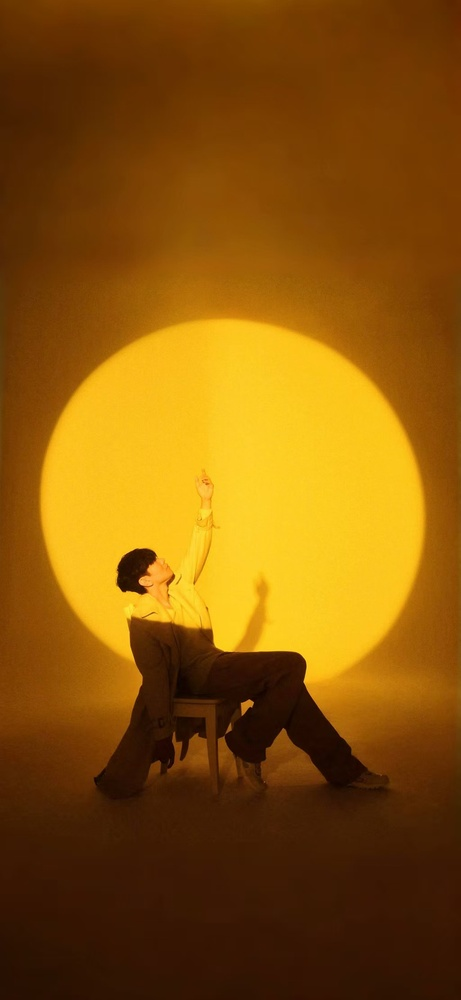
#> input picture photo.jpg, 461 x 1000 px, shrunk from 1024 x 2220 before the run
$ python threshold_image.py
#> lines starting #> are read from the running program, lines starting #| are printed output that depends on the picture; after the words box and inside, x2 and y2 are one past the last pixel; in counts of white or black regions, pixels touching at a corner belong together
import cv2
import matplotlib.pyplot as plt


INPUT_PATH = "photo.jpg"
OUTPUT_PATH = "threshold_photo.jpg"
THRESHOLD_VALUE = 128


def main():
    image = cv2.imread(INPUT_PATH)
#> image is the input picture: shape (1000, 461, 3); mean B, G, R 9.6, 85.5, 136.2

    if image is None:
        print(f"无法读取图片：{INPUT_PATH}")
        return

    gray_image = cv2.cvtColor(image, cv2.COLOR_BGR2GRAY)
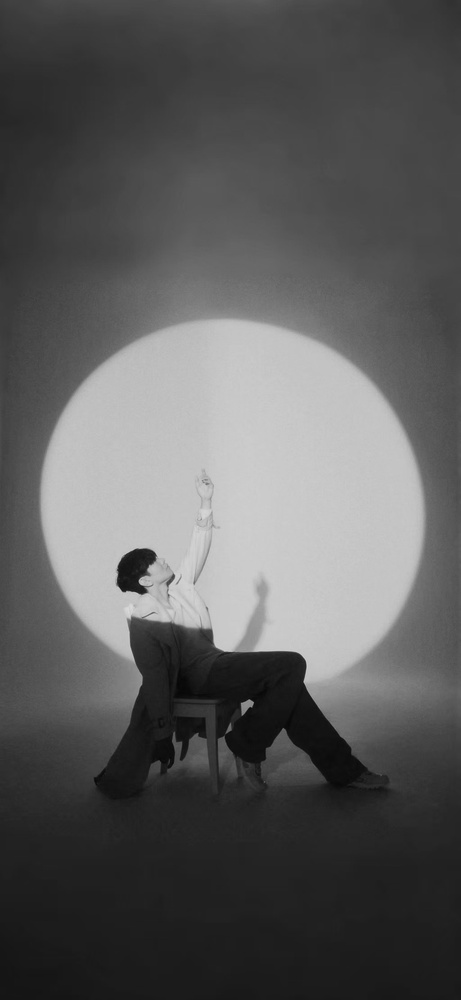
#> gray_image: shape (1000, 461); min 6, max 217, mean 92

    _, binary_image = cv2.threshold(
        gray_image,
        THRESHOLD_VALUE,
        255,
        cv2.THRESH_BINARY,
    )
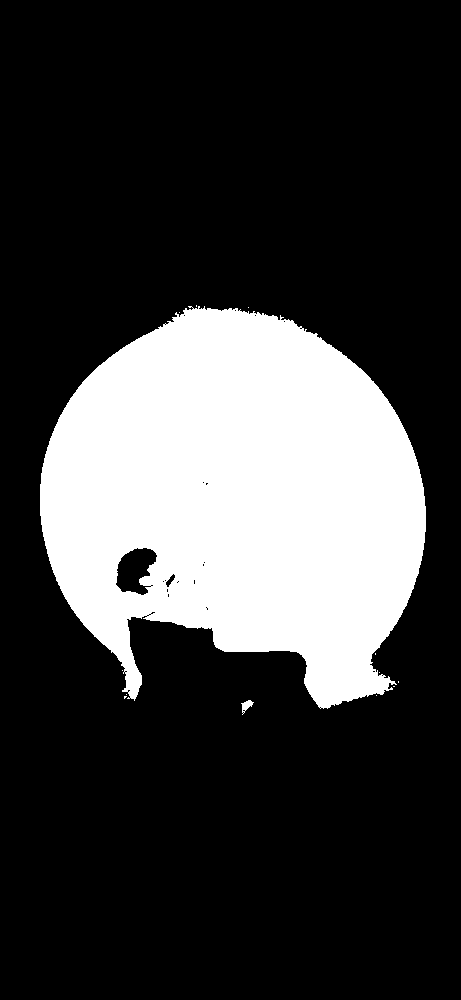
#> binary_image: shape (1000, 461); 23.8% white; 13 white regions (11 under 20 px), largest, box (x1, y1, x2, y2) and area: (40, 306, 426, 709) 109742, (241, 700, 254, 715) 88

    cv2.imwrite(OUTPUT_PATH, binary_image)

    plt.imshow(binary_image, cmap="gray")
    plt.axis("off")
    plt.show()


if __name__ == "__main__":
    main()
